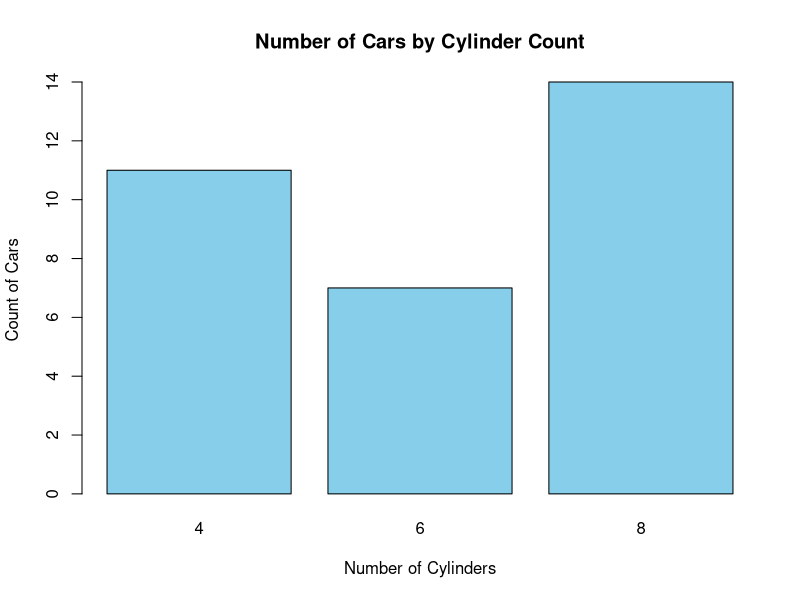
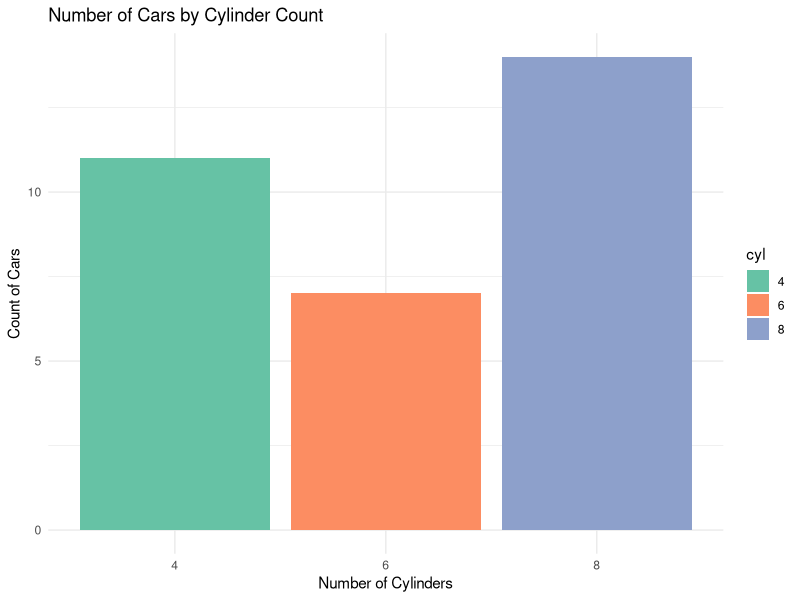
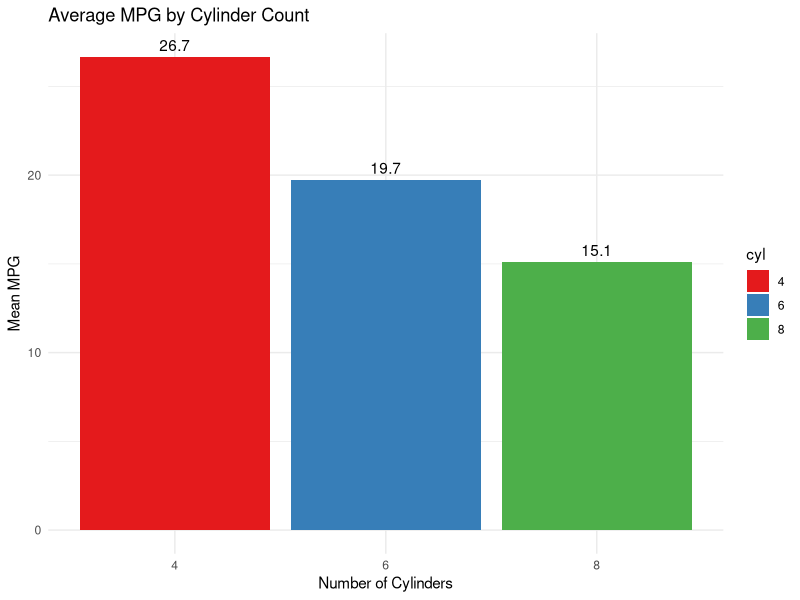
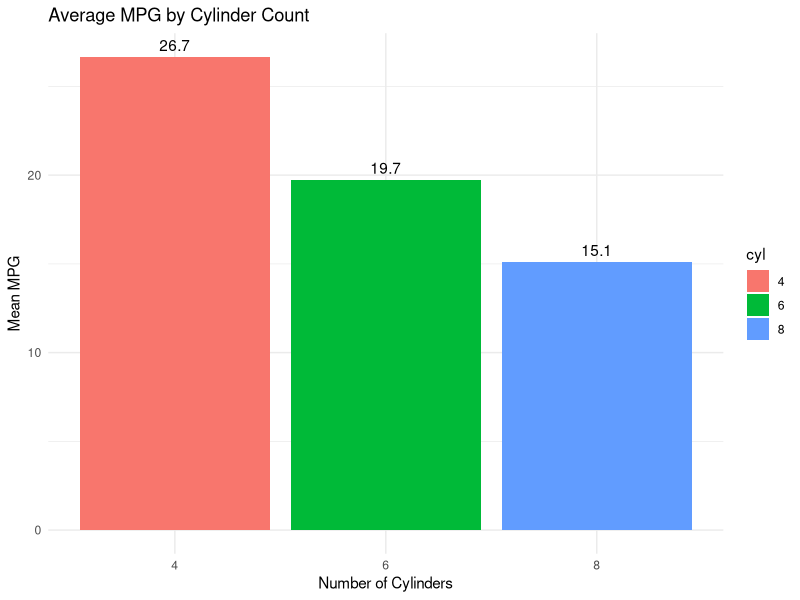

The R script that drew these images, in order:
library(dplyr)
library(ggplot2)
rm(list = ls())

cyl_counts <- table(mtcars$cyl)

barplot(cyl_counts,
        main = "Number of Cars by Cylinder Count",
        xlab = "Number of Cylinders",
        ylab = "Count of Cars",
        col = "skyblue",
        border = "black")

mtcars$cyl <- as.factor(mtcars$cyl)
ggplot(mtcars, aes(x = cyl, fill = cyl)) +
  geom_bar() +
  labs(title = "Number of Cars by Cylinder Count",
       x = "Number of Cylinders",
       y = "Count of Cars") +
  scale_fill_brewer(palette = "Set2") +
  theme_minimal()

geom_bar(stat = "identity")

mpg_by_cyl <- aggregate(mpg ~ cyl, data = mtcars, FUN = mean)

ggplot(mpg_by_cyl, aes(x = cyl, y = mpg, fill = cyl)) +
  geom_bar(stat = "identity") +
  labs(title = "Average MPG by Cylinder Count",
       x = "Number of Cylinders",
       y = "Mean MPG") +
  scale_fill_brewer(palette = "Set1") +
  theme_minimal() +
  geom_text(aes(label = round(mpg, 1)), vjust = -0.5)

ggplot(mpg_by_cyl, aes(x = cyl, y = mpg, fill = cyl)) +
  geom_bar(stat = "identity") +
  geom_text(aes(label = round(mpg, 1)), vjust = -0.5) +
  labs(title = "Average MPG by Cylinder Count",
       x = "Number of Cylinders",
       y = "Mean MPG") +
  theme_minimal()







